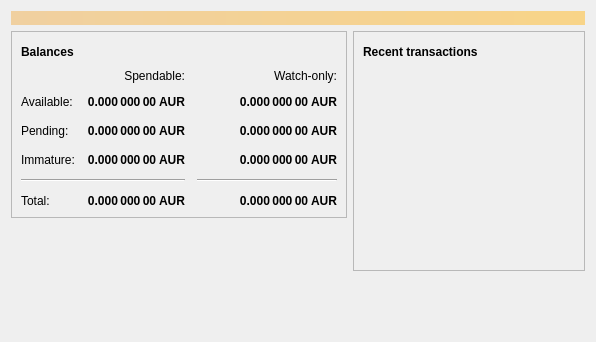
<?xml version="1.0" encoding="UTF-8"?>
<ui version="4.0">
 <class>OverviewPage</class>
 <widget class="QWidget" name="OverviewPage">
  <property name="geometry">
   <rect>
    <x>0</x>
    <y>0</y>
    <width>596</width>
    <height>342</height>
   </rect>
  </property>
  <property name="windowTitle">
   <string>Form</string>
  </property>
  <layout class="QVBoxLayout" name="topLayout">
   <item>
    <widget class="QLabel" name="labelAlerts">
     <property name="visible">
      <bool>false</bool>
     </property>
     <property name="styleSheet">
      <string notr="true">QLabel { background-color: qlineargradient(x1: 0, y1: 0, x2: 1, y2: 0, stop:0 #F0D0A0, stop:1 #F8D488); color:#000000; }</string>
     </property>
     <property name="wordWrap">
      <bool>true</bool>
     </property>
     <property name="margin">
      <number>3</number>
     </property>
     <property name="textInteractionFlags">
      <set>Qt::TextSelectableByMouse</set>
     </property>
    </widget>
   </item>
   <item>
    <layout class="QHBoxLayout" name="horizontalLayout" stretch="1,1">
     <item>
      <layout class="QVBoxLayout" name="verticalLayout_2">
       <item>
        <widget class="QFrame" name="frame">
         <property name="frameShape">
          <enum>QFrame::StyledPanel</enum>
         </property>
         <property name="frameShadow">
          <enum>QFrame::Raised</enum>
         </property>
         <layout class="QVBoxLayout" name="verticalLayout_4">
          <item>
           <layout class="QHBoxLayout" name="horizontalLayout_4">
            <item>
             <widget class="QLabel" name="label_5">
              <property name="font">
               <font>
                <weight>75</weight>
                <bold>true</bold>
               </font>
              </property>
              <property name="text">
               <string>Balances</string>
              </property>
             </widget>
            </item>
            <item>
             <widget class="QPushButton" name="labelWalletStatus">
              <property name="enabled">
               <bool>false</bool>
              </property>
              <property name="maximumSize">
               <size>
                <width>30</width>
                <height>16777215</height>
               </size>
              </property>
              <property name="toolTip">
               <string>The displayed information may be out of date. Your wallet automatically synchronizes with the Aureus network after a connection is established, but this process has not completed yet.</string>
              </property>
              <property name="text">
               <string/>
              </property>
              <property name="icon">
               <iconset resource="../aureus.qrc">
                <normaloff>:/icons/warning</normaloff>
                <disabledoff>:/icons/warning</disabledoff>:/icons/warning</iconset>
              </property>
              <property name="iconSize">
               <size>
                <width>24</width>
                <height>24</height>
               </size>
              </property>
              <property name="flat">
               <bool>true</bool>
              </property>
             </widget>
            </item>
            <item>
             <spacer name="horizontalSpacer_3">
              <property name="orientation">
               <enum>Qt::Horizontal</enum>
              </property>
              <property name="sizeHint" stdset="0">
               <size>
                <width>40</width>
                <height>20</height>
               </size>
              </property>
             </spacer>
            </item>
           </layout>
          </item>
          <item>
           <layout class="QGridLayout" name="gridLayout">
            <property name="spacing">
             <number>12</number>
            </property>
            <item row="2" column="2">
             <widget class="QLabel" name="labelWatchPending">
              <property name="font">
               <font>
                <weight>75</weight>
                <bold>true</bold>
               </font>
              </property>
              <property name="cursor">
               <cursorShape>IBeamCursor</cursorShape>
              </property>
              <property name="toolTip">
               <string>Unconfirmed transactions to watch-only addresses</string>
              </property>
              <property name="text">
               <string notr="true">0.000 000 00 AUR</string>
              </property>
              <property name="alignment">
               <set>Qt::AlignRight|Qt::AlignTrailing|Qt::AlignVCenter</set>
              </property>
              <property name="textInteractionFlags">
               <set>Qt::LinksAccessibleByMouse|Qt::TextSelectableByKeyboard|Qt::TextSelectableByMouse</set>
              </property>
             </widget>
            </item>
            <item row="2" column="1">
             <widget class="QLabel" name="labelUnconfirmed">
              <property name="font">
               <font>
                <weight>75</weight>
                <bold>true</bold>
               </font>
              </property>
              <property name="cursor">
               <cursorShape>IBeamCursor</cursorShape>
              </property>
              <property name="toolTip">
               <string>Total of transactions that have yet to be confirmed, and do not yet count toward the spendable balance</string>
              </property>
              <property name="text">
               <string notr="true">0.000 000 00 AUR</string>
              </property>
              <property name="alignment">
               <set>Qt::AlignRight|Qt::AlignTrailing|Qt::AlignVCenter</set>
              </property>
              <property name="textInteractionFlags">
               <set>Qt::LinksAccessibleByMouse|Qt::TextSelectableByKeyboard|Qt::TextSelectableByMouse</set>
              </property>
             </widget>
            </item>
            <item row="3" column="2">
             <widget class="QLabel" name="labelWatchImmature">
              <property name="font">
               <font>
                <weight>75</weight>
                <bold>true</bold>
               </font>
              </property>
              <property name="cursor">
               <cursorShape>IBeamCursor</cursorShape>
              </property>
              <property name="toolTip">
               <string>Mined balance in watch-only addresses that has not yet matured</string>
              </property>
              <property name="text">
               <string notr="true">0.000 000 00 AUR</string>
              </property>
              <property name="alignment">
               <set>Qt::AlignRight|Qt::AlignTrailing|Qt::AlignVCenter</set>
              </property>
              <property name="textInteractionFlags">
               <set>Qt::LinksAccessibleByMouse|Qt::TextSelectableByKeyboard|Qt::TextSelectableByMouse</set>
              </property>
             </widget>
            </item>
            <item row="4" column="0" colspan="2">
             <widget class="Line" name="line">
              <property name="orientation">
               <enum>Qt::Horizontal</enum>
              </property>
             </widget>
            </item>
            <item row="4" column="2">
             <widget class="Line" name="lineWatchBalance">
              <property name="sizePolicy">
               <sizepolicy hsizetype="Preferred" vsizetype="Fixed">
                <horstretch>0</horstretch>
                <verstretch>0</verstretch>
               </sizepolicy>
              </property>
              <property name="minimumSize">
               <size>
                <width>140</width>
                <height>0</height>
               </size>
              </property>
              <property name="orientation">
               <enum>Qt::Horizontal</enum>
              </property>
             </widget>
            </item>
            <item row="5" column="0">
             <widget class="QLabel" name="labelTotalText">
              <property name="text">
               <string>Total:</string>
              </property>
             </widget>
            </item>
            <item row="3" column="1">
             <widget class="QLabel" name="labelImmature">
              <property name="font">
               <font>
                <weight>75</weight>
                <bold>true</bold>
               </font>
              </property>
              <property name="cursor">
               <cursorShape>IBeamCursor</cursorShape>
              </property>
              <property name="toolTip">
               <string>Mined balance that has not yet matured</string>
              </property>
              <property name="text">
               <string notr="true">0.000 000 00 AUR</string>
              </property>
              <property name="alignment">
               <set>Qt::AlignRight|Qt::AlignTrailing|Qt::AlignVCenter</set>
              </property>
              <property name="textInteractionFlags">
               <set>Qt::LinksAccessibleByMouse|Qt::TextSelectableByKeyboard|Qt::TextSelectableByMouse</set>
              </property>
             </widget>
            </item>
            <item row="2" column="3">
             <spacer name="horizontalSpacer_2">
              <property name="orientation">
               <enum>Qt::Horizontal</enum>
              </property>
              <property name="sizeHint" stdset="0">
               <size>
                <width>40</width>
                <height>20</height>
               </size>
              </property>
             </spacer>
            </item>
            <item row="3" column="0">
             <widget class="QLabel" name="labelImmatureText">
              <property name="text">
               <string>Immature:</string>
              </property>
             </widget>
            </item>
            <item row="5" column="1">
             <widget class="QLabel" name="labelTotal">
              <property name="font">
               <font>
                <weight>75</weight>
                <bold>true</bold>
               </font>
              </property>
              <property name="cursor">
               <cursorShape>IBeamCursor</cursorShape>
              </property>
              <property name="toolTip">
               <string>Your current total balance</string>
              </property>
              <property name="text">
               <string notr="true">0.000 000 00 AUR</string>
              </property>
              <property name="alignment">
               <set>Qt::AlignRight|Qt::AlignTrailing|Qt::AlignVCenter</set>
              </property>
              <property name="textInteractionFlags">
               <set>Qt::LinksAccessibleByMouse|Qt::TextSelectableByKeyboard|Qt::TextSelectableByMouse</set>
              </property>
             </widget>
            </item>
            <item row="5" column="2">
             <widget class="QLabel" name="labelWatchTotal">
              <property name="font">
               <font>
                <weight>75</weight>
                <bold>true</bold>
               </font>
              </property>
              <property name="cursor">
               <cursorShape>IBeamCursor</cursorShape>
              </property>
              <property name="toolTip">
               <string>Current total balance in watch-only addresses</string>
              </property>
              <property name="text">
               <string notr="true">0.000 000 00 AUR</string>
              </property>
              <property name="alignment">
               <set>Qt::AlignRight|Qt::AlignTrailing|Qt::AlignVCenter</set>
              </property>
              <property name="textInteractionFlags">
               <set>Qt::LinksAccessibleByMouse|Qt::TextSelectableByKeyboard|Qt::TextSelectableByMouse</set>
              </property>
             </widget>
            </item>
            <item row="0" column="2">
             <widget class="QLabel" name="labelWatchonly">
              <property name="text">
               <string>Watch-only:</string>
              </property>
              <property name="alignment">
               <set>Qt::AlignRight|Qt::AlignTrailing|Qt::AlignVCenter</set>
              </property>
             </widget>
            </item>
            <item row="1" column="0">
             <widget class="QLabel" name="labelBalanceText">
              <property name="text">
               <string>Available:</string>
              </property>
             </widget>
            </item>
            <item row="1" column="1">
             <widget class="QLabel" name="labelBalance">
              <property name="font">
               <font>
                <weight>75</weight>
                <bold>true</bold>
               </font>
              </property>
              <property name="cursor">
               <cursorShape>IBeamCursor</cursorShape>
              </property>
              <property name="toolTip">
               <string>Your current spendable balance</string>
              </property>
              <property name="text">
               <string notr="true">0.000 000 00 AUR</string>
              </property>
              <property name="alignment">
               <set>Qt::AlignRight|Qt::AlignTrailing|Qt::AlignVCenter</set>
              </property>
              <property name="textInteractionFlags">
               <set>Qt::LinksAccessibleByMouse|Qt::TextSelectableByKeyboard|Qt::TextSelectableByMouse</set>
              </property>
             </widget>
            </item>
            <item row="1" column="2">
             <widget class="QLabel" name="labelWatchAvailable">
              <property name="font">
               <font>
                <weight>75</weight>
                <bold>true</bold>
               </font>
              </property>
              <property name="cursor">
               <cursorShape>IBeamCursor</cursorShape>
              </property>
              <property name="toolTip">
               <string>Your current balance in watch-only addresses</string>
              </property>
              <property name="text">
               <string notr="true">0.000 000 00 AUR</string>
              </property>
              <property name="alignment">
               <set>Qt::AlignRight|Qt::AlignTrailing|Qt::AlignVCenter</set>
              </property>
              <property name="textInteractionFlags">
               <set>Qt::LinksAccessibleByMouse|Qt::TextSelectableByKeyboard|Qt::TextSelectableByMouse</set>
              </property>
             </widget>
            </item>
            <item row="2" column="0">
             <widget class="QLabel" name="labelPendingText">
              <property name="text">
               <string>Pending:</string>
              </property>
             </widget>
            </item>
            <item row="0" column="1">
             <widget class="QLabel" name="labelSpendable">
              <property name="text">
               <string>Spendable:</string>
              </property>
              <property name="alignment">
               <set>Qt::AlignRight|Qt::AlignTrailing|Qt::AlignVCenter</set>
              </property>
             </widget>
            </item>
           </layout>
          </item>
         </layout>
        </widget>
       </item>
       <item>
        <spacer name="verticalSpacer">
         <property name="orientation">
          <enum>Qt::Vertical</enum>
         </property>
         <property name="sizeHint" stdset="0">
          <size>
           <width>20</width>
           <height>40</height>
          </size>
         </property>
        </spacer>
       </item>
      </layout>
     </item>
     <item>
      <layout class="QVBoxLayout" name="verticalLayout_3">
       <item>
        <widget class="QFrame" name="frame_2">
         <property name="frameShape">
          <enum>QFrame::StyledPanel</enum>
         </property>
         <property name="frameShadow">
          <enum>QFrame::Raised</enum>
         </property>
         <layout class="QVBoxLayout" name="verticalLayout">
          <item>
           <layout class="QHBoxLayout" name="horizontalLayout_2">
            <item>
             <widget class="QLabel" name="label_4">
              <property name="font">
               <font>
                <weight>75</weight>
                <bold>true</bold>
               </font>
              </property>
              <property name="text">
               <string>Recent transactions</string>
              </property>
             </widget>
            </item>
            <item>
             <widget class="QPushButton" name="labelTransactionsStatus">
              <property name="enabled">
               <bool>false</bool>
              </property>
              <property name="maximumSize">
               <size>
                <width>30</width>
                <height>16777215</height>
               </size>
              </property>
              <property name="toolTip">
               <string>The displayed information may be out of date. Your wallet automatically synchronizes with the Aureus network after a connection is established, but this process has not completed yet.</string>
              </property>
              <property name="text">
               <string/>
              </property>
              <property name="icon">
               <iconset resource="../aureus.qrc">
                <normaloff>:/icons/warning</normaloff>
                <disabledoff>:/icons/warning</disabledoff>:/icons/warning</iconset>
              </property>
              <property name="iconSize">
               <size>
                <width>24</width>
                <height>24</height>
               </size>
              </property>
              <property name="flat">
               <bool>true</bool>
              </property>
             </widget>
            </item>
            <item>
             <spacer name="horizontalSpacer">
              <property name="orientation">
               <enum>Qt::Horizontal</enum>
              </property>
              <property name="sizeHint" stdset="0">
               <size>
                <width>40</width>
                <height>20</height>
               </size>
              </property>
             </spacer>
            </item>
           </layout>
          </item>
          <item>
           <widget class="QListView" name="listTransactions">
            <property name="styleSheet">
             <string notr="true">QListView { background: transparent; }</string>
            </property>
            <property name="frameShape">
             <enum>QFrame::NoFrame</enum>
            </property>
            <property name="verticalScrollBarPolicy">
             <enum>Qt::ScrollBarAlwaysOff</enum>
            </property>
            <property name="horizontalScrollBarPolicy">
             <enum>Qt::ScrollBarAlwaysOff</enum>
            </property>
            <property name="selectionMode">
             <enum>QAbstractItemView::NoSelection</enum>
            </property>
           </widget>
          </item>
         </layout>
        </widget>
       </item>
       <item>
        <spacer name="verticalSpacer_2">
         <property name="orientation">
          <enum>Qt::Vertical</enum>
         </property>
         <property name="sizeHint" stdset="0">
          <size>
           <width>20</width>
           <height>40</height>
          </size>
         </property>
        </spacer>
       </item>
      </layout>
     </item>
    </layout>
   </item>
  </layout>
 </widget>
 <resources/>
 <connections/>
</ui>
